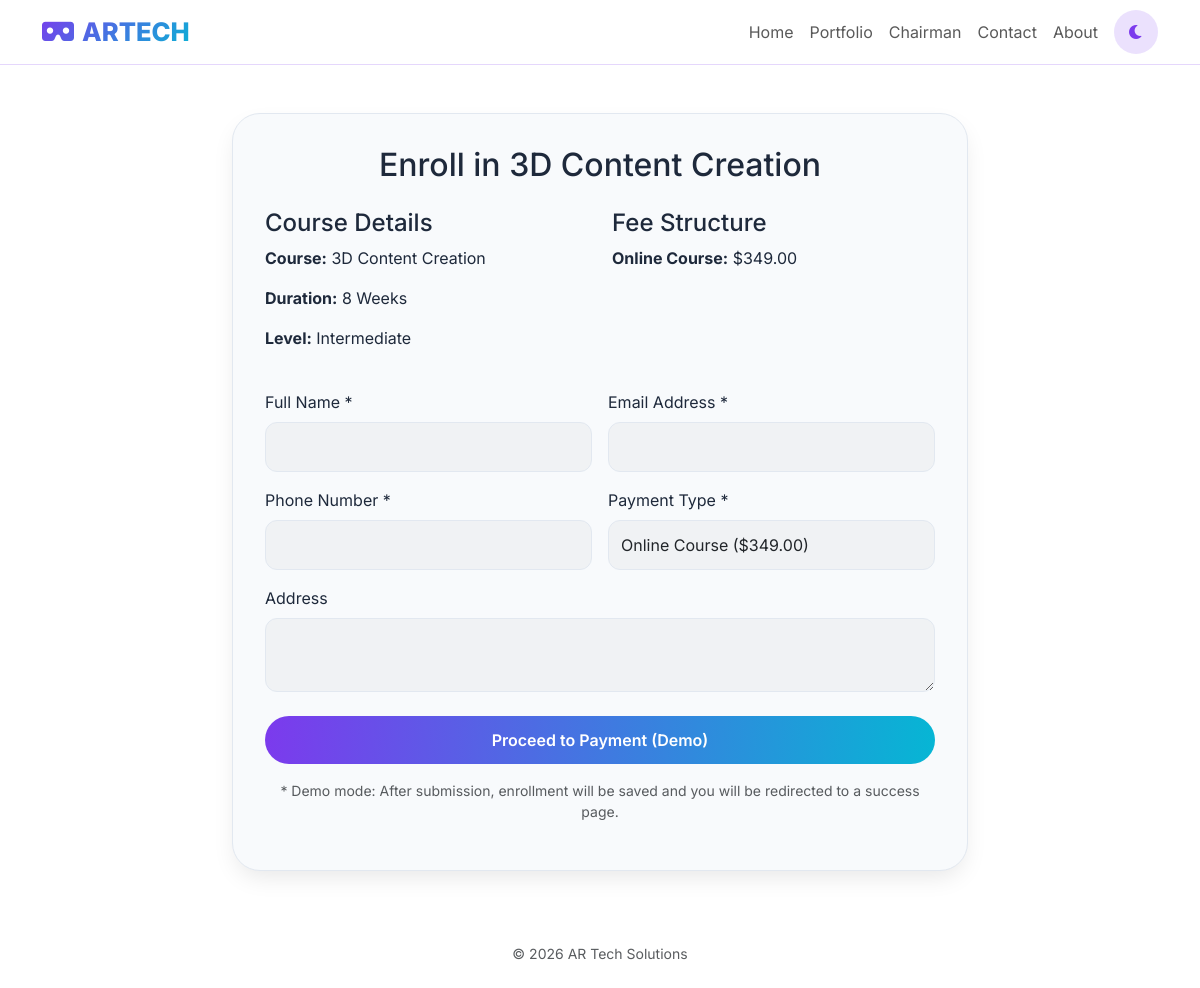
/enroll.php?course_id=6, run on an earlier commit of the app's database.
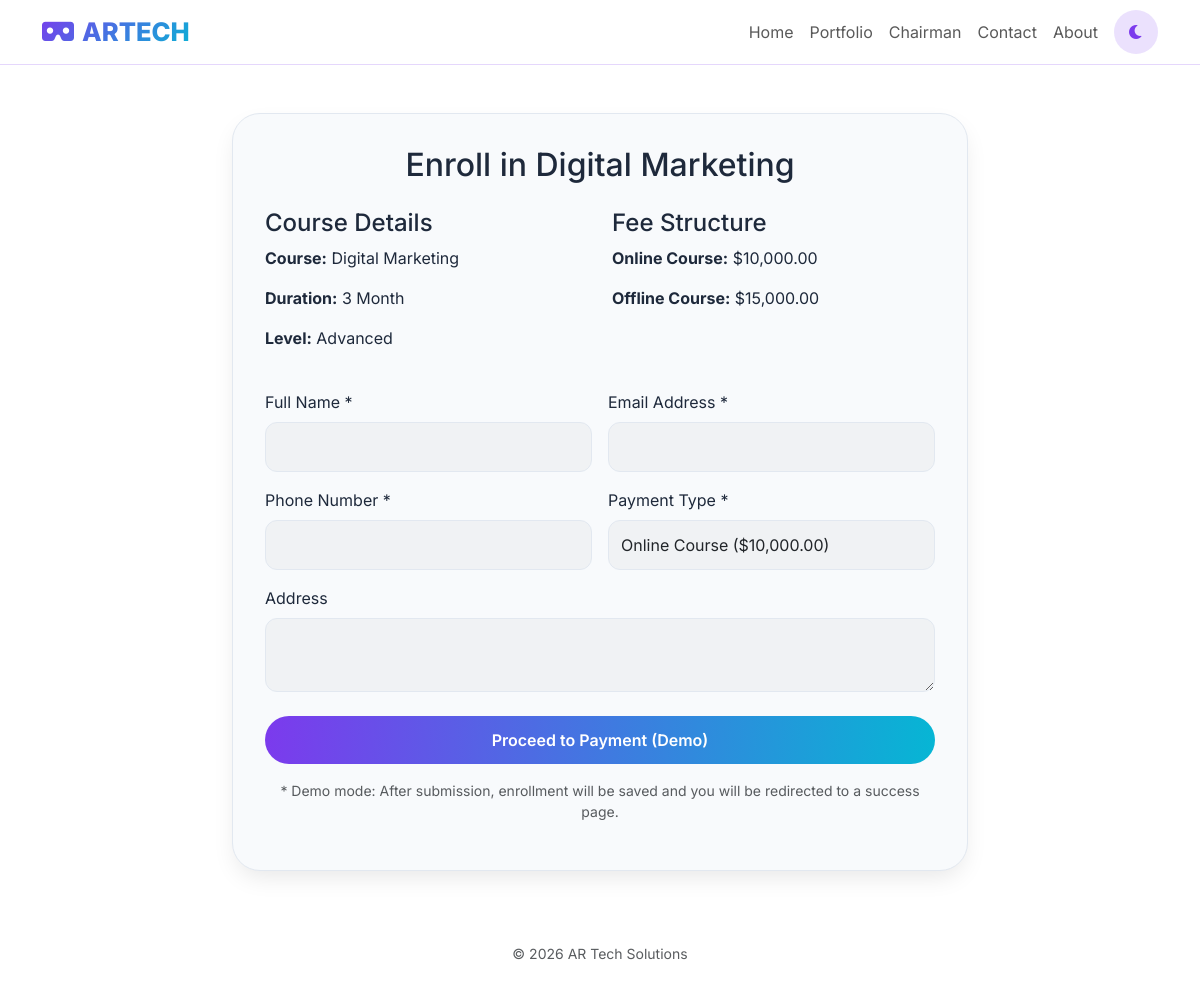
And on a later commit of the database.
### tables this page shows
CREATE TABLE `courses` (
  `id` int(11) NOT NULL,
  `title` varchar(255) NOT NULL,
  `description` text DEFAULT NULL,
  `short_description` text DEFAULT NULL,
  `icon_class` varchar(100) DEFAULT 'fas fa-cube',
  `link_url` varchar(255) DEFAULT '#',
  `image_url` varchar(500) DEFAULT NULL,
  `duration` varchar(50) DEFAULT NULL,
  `total_classes` int(11) DEFAULT 0,
  `total_projects` int(11) DEFAULT 0,
  `instructor_name` varchar(255) DEFAULT NULL,
  `instructor_bio` text DEFAULT NULL,
  `instructor_image` varchar(500) DEFAULT NULL,
  `curriculum` longtext DEFAULT NULL CHECK (json_valid(`curriculum`)),
  `career_outcomes` text DEFAULT NULL,
  `prerequisites` text DEFAULT NULL,
  `software_learned` text DEFAULT NULL,
  `is_popular` tinyint(4) DEFAULT 0,
  `level` varchar(50) DEFAULT NULL,
  `price` decimal(10,2) NOT NULL DEFAULT 0.00,
  `price_offline` decimal(10,2) DEFAULT 0.00,
  `enrolled_students` int(11) NOT NULL DEFAULT 0,
  `status` tinyint(1) NOT NULL DEFAULT 1,
  `order_position` int(11) DEFAULT 0,
  `created_at` timestamp NOT NULL DEFAULT current_timestamp()
);

### enroll.php (the view, shortened to what this page needs)
<?php
require_once 'config.php';
$course_id = isset($_GET['course_id']) ? intval($_GET['course_id']) : 0;
$stmt = $pdo->prepare("SELECT * FROM courses WHERE id = ? AND status = 1");
$stmt->execute([$course_id]);
$course = $stmt->fetch();
?>
<!DOCTYPE html>
<html lang="en">
<head>
    <link href="https://cdn.jsdelivr.net/npm/bootstrap@5.3.0-alpha1/dist/css/bootstrap.min.css" rel="stylesheet">
    <link rel="stylesheet" href="https://cdnjs.cloudflare.com/ajax/libs/font-awesome/6.0.0-beta3/css/all.min.css">
</head>
<body>
<nav class="navbar navbar-expand-lg glass-nav">
    <div class="container">
        <a class="navbar-brand" href="index.php"><i class="fas fa-vr-cardboard me-2"></i>ARTECH</a>
        <div class="collapse navbar-collapse" id="navbarNav">
            <ul class="navbar-nav ms-auto">
                <li class="nav-item"><a class="nav-link" href="index.php">Home</a></li>
                <li class="nav-item"><a class="nav-link" href="portfolio.php">Portfolio</a></li>
                <li class="nav-item"><a class="nav-link" href="chairman-speech.php">Chairman</a></li>
                <li class="nav-item"><a class="nav-link" href="contact.php">Contact</a></li>
                <li class="nav-item"><a class="nav-link" href="about.php">About</a></li>
            </ul>
            <button id="darkModeToggle" class="dark-toggle ms-2"><i class="fas fa-moon"></i></button>
        </div>
    </div>
</nav>
<main class="container py-5">
    <div class="row justify-content-center">
        <div class="col-lg-8">
            <div class="glass-card">
                <h2 class="text-center mb-4">Enroll in <?php echo htmlspecialchars($course['title']); ?></h2>
                <div class="row mb-4">
                    <div class="col-md-6">
                        <h4>Course Details</h4>
                        <p><strong>Course:</strong> <?php echo htmlspecialchars($course['title']); ?></p>
                        <p><strong>Duration:</strong> <?php echo htmlspecialchars($course['duration']); ?></p>
                        <p><strong>Level:</strong> <?php echo htmlspecialchars($course['level']); ?></p>
                    </div>
                    <div class="col-md-6">
                        <h4>Fee Structure</h4>
                        <p><strong>Online Course:</strong> $<?php echo number_format($course['price'], 2); ?></p>
                        <?php if($course['price_offline'] > 0): ?>
                        <p><strong>Offline Course:</strong> $<?php echo number_format($course['price_offline'], 2); ?></p>
                        <?php endif; ?>
                    </div>
                </div>
                <form method="POST">
                    <div class="row g-3">
                        <div class="col-md-6">
                            <label class="form-label">Full Name *</label>
                            <input type="text" name="name" class="form-control" required>
                        </div>
                        <div class="col-md-6">
                            <label class="form-label">Email Address *</label>
                            <input type="email" name="email" class="form-control" required>
                        </div>
                        <div class="col-md-6">
                            <label class="form-label">Phone Number *</label>
                            <input type="tel" name="phone" class="form-control" required>
                        </div>
                        <div class="col-md-6">
                            <label class="form-label">Payment Type *</label>
                            <select name="payment_type" class="form-select" required>
                                <option value="online">Online Course ($<?php echo number_format($course['price'], 2); ?>)</option>
                            </select>
                        </div>
                        <div class="col-12">
                            <label class="form-label">Address</label>
                            <textarea name="address" class="form-control" rows="2"></textarea>
                        </div>
                    </div>
                    <div class="mt-4">
                        <button type="submit" class="btn btn-primary-custom w-100">Proceed to Payment (Demo)</button>
                    </div>
                </form>
                <p class="text-muted mt-3 small text-center">* Demo mode: After submission, enrollment will be saved and you will be redirected to a success page.</p>
            </div>
        </div>
    </div>
</main>
<footer class="text-center py-4 text-muted small">© <?php echo date('Y'); ?> AR Tech Solutions</footer>
</body>
</html>

### enroll.php (style rules this page uses)
:root { --primary: #7c3aed; --primary-dark: #5b21b6; --secondary: #06b6d4; --bg-light: #ffffff; --bg-dark: #0f0f12; --surface-light: #f8fafc; --surface-dark: #1e1e2a; --text-light: #1e293b; --text-dark: #e2e8f0; --border-light: #e2e8f0; --border-dark: #2d3a4e; --shadow: 0 10px 25px -5px rgba(0,0,0,0.1); }
body { font-family: 'Inter', sans-serif; background: var(--bg-light); color: var(--text-light); }
.glass-card { background: var(--surface-light); border-radius: 28px; border: 1px solid var(--border-light); padding: 2rem; box-shadow: var(--shadow); }
.btn-primary-custom { background: linear-gradient(95deg, var(--primary), var(--secondary)); border: none; padding: 12px 32px; border-radius: 40px; color: white; font-weight: 600; transition: 0.3s; }
.glass-nav { background: rgba(255,255,255,0.85); backdrop-filter: blur(12px); border-bottom: 1px solid rgba(124,58,237,0.2); padding: 0.5rem 1rem; }
.navbar-brand { font-size: 1.6rem; font-weight: 800; background: linear-gradient(135deg, var(--primary), var(--secondary)); -webkit-background-clip: text; background-clip: text; color: transparent; }
.dark-toggle { background: rgba(124,58,237,0.15); border: none; border-radius: 40px; width: 44px; height: 44px; color: var(--primary); }
.form-control, .form-select { background: rgba(0,0,0,0.03); border: 1px solid var(--border-light); border-radius: 12px; padding: 0.75rem; }

What changed in the data, as far as the page shows it:
changed courses: title "3D Content Creation" → "Digital Marketing"; duration "8 Weeks" → "3 Month"; level "Intermediate" → "Advanced"; price "349.00" → "10,000.00"; price_offline (not shown) → "15,000.00"
Also different on the page:
form field payment_type: "Online Course ($349.00)" → "Online Course ($10,000.00)"
text now shown: "Offline Course: $"
